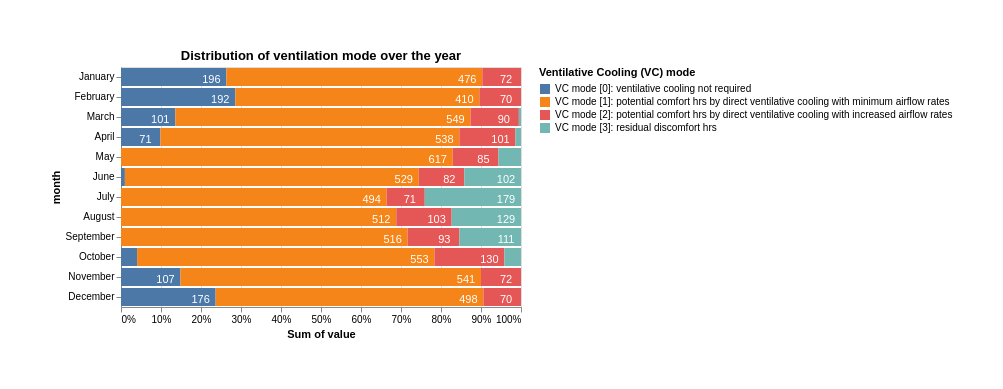

Here is the Vega-Lite specification saved for this chart:
### Vega-Lite specification from a JSON file in a GitHub repository (floating-point values rounded to 4 significant figures)
{"$schema": "https://vega.github.io/schema/vega-lite/v6.1.0.json", "config": {"view": {"continuousHeight": 300, "continuousWidth": 300}}, "data": {"name": "data-8a70fc4951e82a419f8eefd268fcf7a3"}, "datasets": {"data-8a70fc4951e82a419f8eefd268fcf7a3": [{"mode": "0", "month": "January", "value": 196.0}, {"mode": "1", "month": "January", "value": 476.0}, {"mode": "2", "month": "January", "value": 72.0}, {"mode": "3", "month": "January", "value": 0.0}, {"mode": "0", "month": "February", "value": 192.0}, {"mode": "1", "month": "February", "value": 410.0}, {"mode": "2", "month": "February", "value": 70.0}, {"mode": "3", "month": "February", "value": 0.0}, {"mode": "0", "month": "March", "value": 101.0}, {"mode": "1", "month": "March", "value": 549.0}, {"mode": "2", "month": "March", "value": 90.0}, {"mode": "3", "month": "March", "value": 4.0}, {"mode": "0", "month": "April", "value": 71.0}, {"mode": "1", "month": "April", "value": 538.0}, {"mode": "2", "month": "April", "value": 101.0}, {"mode": "3", "month": "April", "value": 10.0}, {"mode": "0", "month": "May", "value": 0.0}, {"mode": "1", "month": "May", "value": 617.0}, {"mode": "2", "month": "May", "value": 85.0}, {"mode": "3", "month": "May", "value": 42.0}, {"mode": "0", "month": "June", "value": 7.0}, {"mode": "1", "month": "June", "value": 529.0}, {"mode": "2", "month": "June", "value": 82.0}, {"mode": "3", "month": "June", "value": 102.0}, {"mode": "0", "month": "July", "value": 0.0}, {"mode": "1", "month": "July", "value": 494.0}, {"mode": "2", "month": "July", "value": 71.0}, {"mode": "3", "month": "July", "value": 179.0}, {"mode": "0", "month": "August", "value": 0.0}, {"mode": "1", "month": "August", "value": 512.0}, {"mode": "2", "month": "August", "value": 103.0}, {"mode": "3", "month": "August", "value": 129.0}, {"mode": "0", "month": "September", "value": 0.0}, {"mode": "1", "month": "September", "value": 516.0}, {"mode": "2", "month": "September", "value": 93.0}, {"mode": "3", "month": "September", "value": 111.0}, {"mode": "0", "month": "October", "value": 30.0}, {"mode": "1", "month": "October", "value": 553.0}, {"mode": "2", "month": "October", "value": 130.0}, {"mode": "3", "month": "October", "value": 31.0}, {"mode": "0", "month": "November", "value": 107.0}, {"mode": "1", "month": "November", "value": 541.0}, {"mode": "2", "month": "November", "value": 72.0}, {"mode": "3", "month": "November", "value": 0.0}, {"mode": "0", "month": "December", "value": 176.0}, {"mode": "1", "month": "December", "value": 498.0}, {"mode": "2", "month": "December", "value": 70.0}, {"mode": "3", "month": "December", "value": 0.0}]}, "layer": [{"encoding": {"color": {"field": "mode", "legend": {"labelExpr": "{'0':'VC mode [0]: ventilative cooling not required','1':'VC mode [1]: potential comfort hrs by direct ventilative cooling with minimum airflow rates','2':'VC mode [2]: potential comfort hrs by direct ventilative cooling with increased airflow rates','3':'VC mode [3]: residual discomfort hrs'}[datum.label]", "labelLimit": 550, "title": "Ventilative Cooling (VC) mode"}, "type": "nominal"}, "tooltip": [{"field": "mode", "title": "VC mode", "type": "quantitative"}, {"field": "value", "type": "quantitative"}], "x": {"aggregate": "sum", "field": "value", "stack": "normalize", "type": "quantitative"}, "y": {"field": "month", "sort": null, "type": "nominal"}}, "mark": {"type": "bar"}, "name": "view_dd241f504aa99985_0"}, {"encoding": {"detail": {"field": "mode", "type": "nominal"}, "order": {"field": "mode", "type": "nominal"}, "text": {"condition": {"field": "value", "format": ".0f", "test": "(datum.value > 50)", "type": "quantitative"}, "value": ""}, "x": {"aggregate": "sum", "field": "value", "stack": "normalize", "type": "quantitative"}, "y": {"field": "month", "sort": null, "type": "nominal"}}, "mark": {"color": "white", "dx": -15, "dy": 3, "type": "text"}}], "padding": 50, "params": [{"bind": "scales", "name": "param_1e9efca18e7a2868", "select": {"encodings": ["x", "y"], "type": "interval"}, "views": ["view_dd241f504aa99985_0"]}], "title": "Distribution of ventilation mode over the year", "width": 400}
